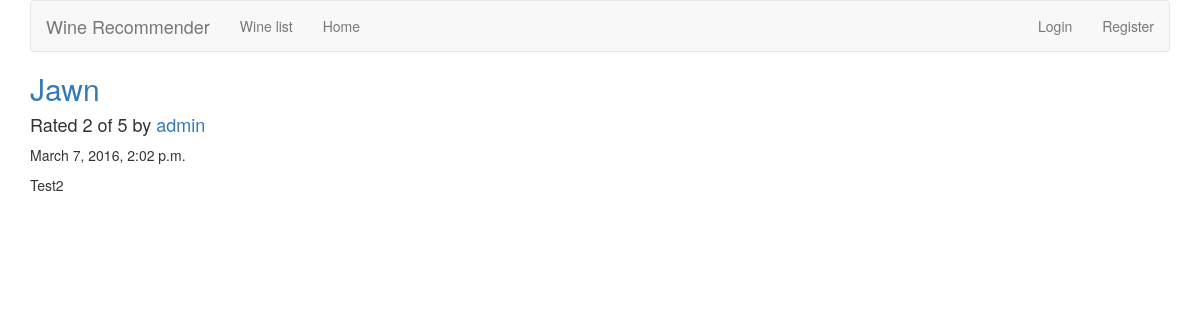
/reviews/review/4/, run on an earlier commit of the app's database.
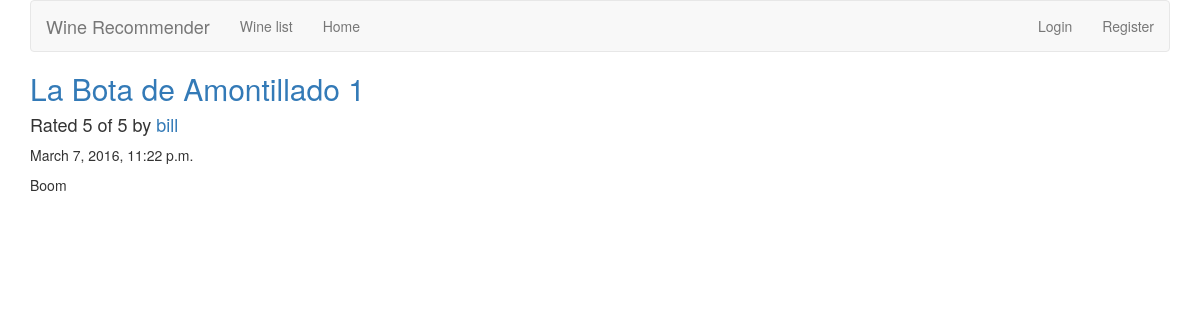
And on a later commit of the database.
### reviews/models.py (models this page shows, shortened)
class Review(models.Model):
	RATING_CHOICES = (
		(1, '1'),
	    (2, '2'),
	    (3, '3'),
	    (4, '4'),
	    (5, '5'),
	)
	wine = models.ForeignKey(Wine)
	pub_date = models.DateTimeField('date published')
	user_name = models.CharField(max_length=100)
	comment = models.CharField(max_length=200)
	rating = models.IntegerField(choices=RATING_CHOICES)

class Wine(models.Model):
	name = models.CharField(max_length=200)
	YEAR_CHOICES = [(r,r) for r in range(1900, datetime.date.today().year+1)]
	year = models.IntegerField(('year'), choices=YEAR_CHOICES, default=datetime.datetime.now().year)

### reviews/views.py (the view)
# urls.py: url(r'^review/(?P<review_id>[0-9]+)/$', views.review_detail, name='review_detail'),
def review_detail(request, review_id):
    review = get_object_or_404(Review, pk=review_id)
    return render(request, 'reviews/review_detail.html', {'review': review})

### reviews/templates/reviews/review_detail.html
{% extends 'base.html' %}
{% block title %}
<h2>
	<a href="{% url 'reviews:wine_detail' review.wine.id %}">{{ review.wine.name }}</a>
</h2>
{% endblock %}
{% block content %}
<h4>Rated {{ review.rating }} of 5 by <a href="{% url 'reviews:user_review_list' review.user_name %}" >{{ review.user_name }}</a></h4>
<p>{{ review.pub_date }}</p>
<p>{{ review.comment }}</p>
{% endblock %}

What changed in the data, as far as the page shows it:
changed Review: wine.name "Jawn" → "La Bota de Amontillado 1"; rating "2" → "5"; user_name "admin" → "bill"; pub_date "March 7, 2016, 2:02 p.m." → "March 7, 2016, 11:22 p.m."; comment "Test2" → "Boom"
